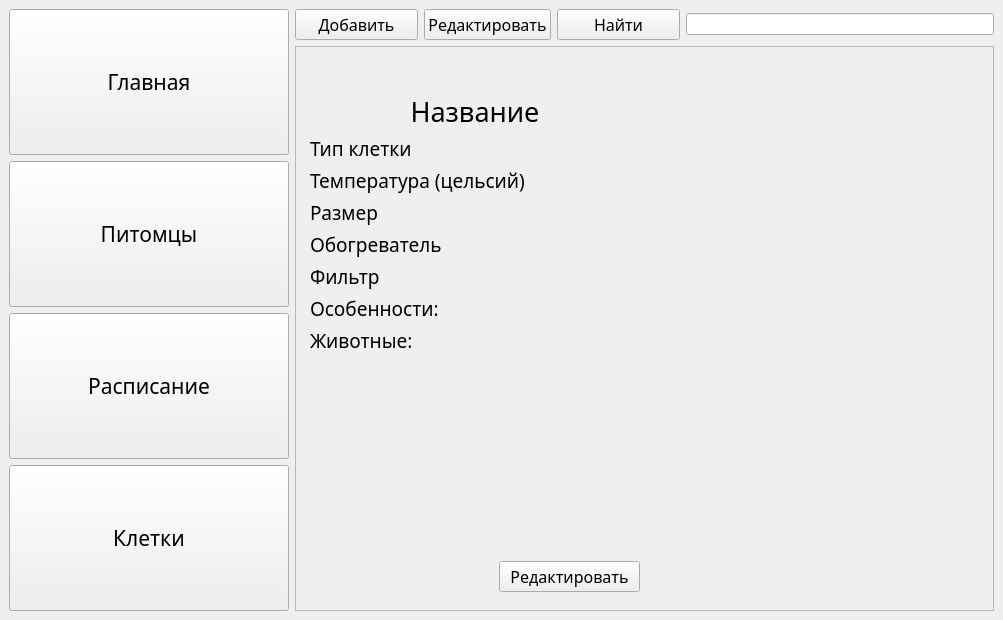
<?xml version="1.0" encoding="UTF-8"?>
<ui version="4.0">
 <class>MainWindow</class>
 <widget class="QMainWindow" name="MainWindow">
  <property name="geometry">
   <rect>
    <x>0</x>
    <y>0</y>
    <width>1003</width>
    <height>620</height>
   </rect>
  </property>
  <property name="windowTitle">
   <string>MainWindow</string>
  </property>
  <widget class="QWidget" name="centralwidget">
   <property name="sizePolicy">
    <sizepolicy hsizetype="Expanding" vsizetype="Expanding">
     <horstretch>0</horstretch>
     <verstretch>0</verstretch>
    </sizepolicy>
   </property>
   <property name="contextMenuPolicy">
    <enum>Qt::NoContextMenu</enum>
   </property>
   <property name="layoutDirection">
    <enum>Qt::LeftToRight</enum>
   </property>
   <layout class="QHBoxLayout" name="horizontalLayout_2" stretch="2,5">
    <item>
     <layout class="QVBoxLayout" name="menuPages" stretch="0,0,0,0">
      <property name="sizeConstraint">
       <enum>QLayout::SetMaximumSize</enum>
      </property>
      <item>
       <widget class="QPushButton" name="mainPage">
        <property name="sizePolicy">
         <sizepolicy hsizetype="Preferred" vsizetype="Preferred">
          <horstretch>0</horstretch>
          <verstretch>0</verstretch>
         </sizepolicy>
        </property>
        <property name="minimumSize">
         <size>
          <width>100</width>
          <height>100</height>
         </size>
        </property>
        <property name="font">
         <font>
          <family>Bahnschrift Light Condensed</family>
          <pointsize>16</pointsize>
         </font>
        </property>
        <property name="cursor">
         <cursorShape>ArrowCursor</cursorShape>
        </property>
        <property name="focusPolicy">
         <enum>Qt::StrongFocus</enum>
        </property>
        <property name="styleSheet">
         <string notr="true">pushButton.setStyleSheet(&quot;text-align:left;&quot;)</string>
        </property>
        <property name="text">
         <string>Главная</string>
        </property>
        <property name="checkable">
         <bool>true</bool>
        </property>
       </widget>
      </item>
      <item>
       <widget class="QPushButton" name="petsPage">
        <property name="sizePolicy">
         <sizepolicy hsizetype="Preferred" vsizetype="Preferred">
          <horstretch>0</horstretch>
          <verstretch>0</verstretch>
         </sizepolicy>
        </property>
        <property name="minimumSize">
         <size>
          <width>100</width>
          <height>100</height>
         </size>
        </property>
        <property name="font">
         <font>
          <family>Bahnschrift Light Condensed</family>
          <pointsize>16</pointsize>
         </font>
        </property>
        <property name="cursor">
         <cursorShape>ArrowCursor</cursorShape>
        </property>
        <property name="text">
         <string>Питомцы</string>
        </property>
        <property name="checkable">
         <bool>true</bool>
        </property>
       </widget>
      </item>
      <item>
       <widget class="QPushButton" name="schedPage">
        <property name="sizePolicy">
         <sizepolicy hsizetype="Preferred" vsizetype="Preferred">
          <horstretch>0</horstretch>
          <verstretch>0</verstretch>
         </sizepolicy>
        </property>
        <property name="minimumSize">
         <size>
          <width>100</width>
          <height>100</height>
         </size>
        </property>
        <property name="font">
         <font>
          <family>Bahnschrift Light Condensed</family>
          <pointsize>16</pointsize>
         </font>
        </property>
        <property name="cursor">
         <cursorShape>ArrowCursor</cursorShape>
        </property>
        <property name="text">
         <string>Расписание</string>
        </property>
        <property name="checkable">
         <bool>true</bool>
        </property>
       </widget>
      </item>
      <item>
       <widget class="QPushButton" name="cagesPage">
        <property name="sizePolicy">
         <sizepolicy hsizetype="Preferred" vsizetype="Preferred">
          <horstretch>0</horstretch>
          <verstretch>0</verstretch>
         </sizepolicy>
        </property>
        <property name="minimumSize">
         <size>
          <width>100</width>
          <height>100</height>
         </size>
        </property>
        <property name="font">
         <font>
          <family>Bahnschrift Light Condensed</family>
          <pointsize>16</pointsize>
         </font>
        </property>
        <property name="cursor">
         <cursorShape>ArrowCursor</cursorShape>
        </property>
        <property name="text">
         <string>Клетки</string>
        </property>
        <property name="checkable">
         <bool>true</bool>
        </property>
       </widget>
      </item>
     </layout>
    </item>
    <item>
     <layout class="QVBoxLayout" name="scrollAreaContainer">
      <property name="topMargin">
       <number>0</number>
      </property>
      <property name="rightMargin">
       <number>0</number>
      </property>
      <item>
       <layout class="QHBoxLayout" name="scrollAreaMenu" stretch="2,2,2,5">
        <property name="topMargin">
         <number>0</number>
        </property>
        <item>
         <widget class="QPushButton" name="pushToCreateM">
          <property name="font">
           <font>
            <family>Bahnschrift Light Condensed</family>
            <pointsize>12</pointsize>
           </font>
          </property>
          <property name="text">
           <string>Добавить</string>
          </property>
         </widget>
        </item>
        <item>
         <widget class="QPushButton" name="pushToRedactM">
          <property name="font">
           <font>
            <family>Bahnschrift Light Condensed</family>
            <pointsize>12</pointsize>
           </font>
          </property>
          <property name="text">
           <string>Редактировать</string>
          </property>
         </widget>
        </item>
        <item>
         <widget class="QPushButton" name="pushToSearch">
          <property name="font">
           <font>
            <family>Bahnschrift Light Condensed</family>
            <pointsize>12</pointsize>
           </font>
          </property>
          <property name="text">
           <string>Найти</string>
          </property>
         </widget>
        </item>
        <item>
         <widget class="QLineEdit" name="searchWhat"/>
        </item>
       </layout>
      </item>
      <item>
       <widget class="QScrollArea" name="scrollArea">
        <property name="focusPolicy">
         <enum>Qt::WheelFocus</enum>
        </property>
        <property name="autoFillBackground">
         <bool>true</bool>
        </property>
        <property name="widgetResizable">
         <bool>true</bool>
        </property>
        <widget class="QWidget" name="scrollAreaWidgetContents">
         <property name="geometry">
          <rect>
           <x>0</x>
           <y>0</y>
           <width>692</width>
           <height>552</height>
          </rect>
         </property>
         <property name="sizePolicy">
          <sizepolicy hsizetype="MinimumExpanding" vsizetype="MinimumExpanding">
           <horstretch>100</horstretch>
           <verstretch>100</verstretch>
          </sizepolicy>
         </property>
         <layout class="QHBoxLayout" name="horizontalLayout" stretch="0,0">
          <item>
           <widget class="QWidget" name="containerPet" native="true">
            <property name="styleSheet">
             <string notr="true"/>
            </property>
            <layout class="QFormLayout" name="formLayout">
             <property name="rowWrapPolicy">
              <enum>QFormLayout::WrapLongRows</enum>
             </property>
             <property name="labelAlignment">
              <set>Qt::AlignLeading|Qt::AlignLeft|Qt::AlignVCenter</set>
             </property>
             <property name="formAlignment">
              <set>Qt::AlignLeading|Qt::AlignLeft|Qt::AlignTop</set>
             </property>
             <property name="horizontalSpacing">
              <number>5</number>
             </property>
             <property name="verticalSpacing">
              <number>5</number>
             </property>
             <property name="leftMargin">
              <number>0</number>
             </property>
             <property name="topMargin">
              <number>5</number>
             </property>
             <property name="rightMargin">
              <number>5</number>
             </property>
             <item row="0" column="1">
              <widget class="QLabel" name="petPhoto">
               <property name="font">
                <font>
                 <family>Bahnschrift Light Condensed</family>
                 <pointsize>15</pointsize>
                </font>
               </property>
               <property name="text">
                <string/>
               </property>
               <property name="pixmap">
                <pixmap>../maket/car.png</pixmap>
               </property>
               <property name="alignment">
                <set>Qt::AlignCenter</set>
               </property>
              </widget>
             </item>
             <item row="2" column="1">
              <widget class="QLabel" name="descName_L">
               <property name="font">
                <font>
                 <family>Bahnschrift Light Condensed</family>
                 <pointsize>20</pointsize>
                </font>
               </property>
               <property name="text">
                <string>Название</string>
               </property>
               <property name="alignment">
                <set>Qt::AlignCenter</set>
               </property>
              </widget>
             </item>
             <item row="3" column="1">
              <widget class="QLabel" name="cageType">
               <property name="font">
                <font>
                 <family>Bahnschrift Light Condensed</family>
                 <pointsize>14</pointsize>
                </font>
               </property>
               <property name="text">
                <string>Тип клетки</string>
               </property>
              </widget>
             </item>
             <item row="4" column="1">
              <widget class="QLabel" name="cageTempr">
               <property name="font">
                <font>
                 <family>Bahnschrift Light Condensed</family>
                 <pointsize>14</pointsize>
                </font>
               </property>
               <property name="text">
                <string>Температура (цельсий)</string>
               </property>
              </widget>
             </item>
             <item row="5" column="1">
              <widget class="QLabel" name="cageSize">
               <property name="font">
                <font>
                 <family>Bahnschrift Light Condensed</family>
                 <pointsize>14</pointsize>
                </font>
               </property>
               <property name="text">
                <string>Размер</string>
               </property>
              </widget>
             </item>
             <item row="6" column="1">
              <widget class="QLabel" name="cageHeater">
               <property name="font">
                <font>
                 <family>Bahnschrift Light Condensed</family>
                 <pointsize>14</pointsize>
                </font>
               </property>
               <property name="text">
                <string>Обогреватель</string>
               </property>
              </widget>
             </item>
             <item row="7" column="1">
              <widget class="QLabel" name="cageFilter">
               <property name="font">
                <font>
                 <family>Bahnschrift Light Condensed</family>
                 <pointsize>14</pointsize>
                </font>
               </property>
               <property name="text">
                <string>Фильтр</string>
               </property>
              </widget>
             </item>
             <item row="9" column="1">
              <widget class="QLabel" name="petsIn">
               <property name="font">
                <font>
                 <family>Bahnschrift Light Condensed</family>
                 <pointsize>14</pointsize>
                </font>
               </property>
               <property name="text">
                <string>Животные:</string>
               </property>
              </widget>
             </item>
             <item row="10" column="1">
              <spacer name="eventSpacerD">
               <property name="orientation">
                <enum>Qt::Vertical</enum>
               </property>
               <property name="sizeHint" stdset="0">
                <size>
                 <width>20</width>
                 <height>100</height>
                </size>
               </property>
              </spacer>
             </item>
             <item row="13" column="1">
              <layout class="QHBoxLayout" name="eventActions" stretch="4,3">
               <property name="topMargin">
                <number>0</number>
               </property>
               <item>
                <spacer name="horizontalSpacer">
                 <property name="orientation">
                  <enum>Qt::Horizontal</enum>
                 </property>
                 <property name="sizeHint" stdset="0">
                  <size>
                   <width>100</width>
                   <height>20</height>
                  </size>
                 </property>
                </spacer>
               </item>
               <item>
                <widget class="QPushButton" name="pushToRedact">
                 <property name="font">
                  <font>
                   <family>Bahnschrift Light Condensed</family>
                   <pointsize>12</pointsize>
                  </font>
                 </property>
                 <property name="text">
                  <string>Редактировать</string>
                 </property>
                </widget>
               </item>
              </layout>
             </item>
             <item row="8" column="1">
              <widget class="QLabel" name="specTagsCage">
               <property name="font">
                <font>
                 <family>Bahnschrift Light Condensed</family>
                 <pointsize>14</pointsize>
                </font>
               </property>
               <property name="text">
                <string>Особенности:</string>
               </property>
              </widget>
             </item>
            </layout>
           </widget>
          </item>
          <item>
           <spacer name="horizontalSpacer_2">
            <property name="orientation">
             <enum>Qt::Horizontal</enum>
            </property>
            <property name="sizeHint" stdset="0">
             <size>
              <width>40</width>
              <height>20</height>
             </size>
            </property>
           </spacer>
          </item>
         </layout>
        </widget>
       </widget>
      </item>
     </layout>
    </item>
   </layout>
  </widget>
 </widget>
 <resources/>
 <connections/>
 <designerdata>
  <property name="gridDeltaX">
   <number>10</number>
  </property>
  <property name="gridDeltaY">
   <number>10</number>
  </property>
  <property name="gridSnapX">
   <bool>true</bool>
  </property>
  <property name="gridSnapY">
   <bool>true</bool>
  </property>
  <property name="gridVisible">
   <bool>true</bool>
  </property>
 </designerdata>
</ui>
